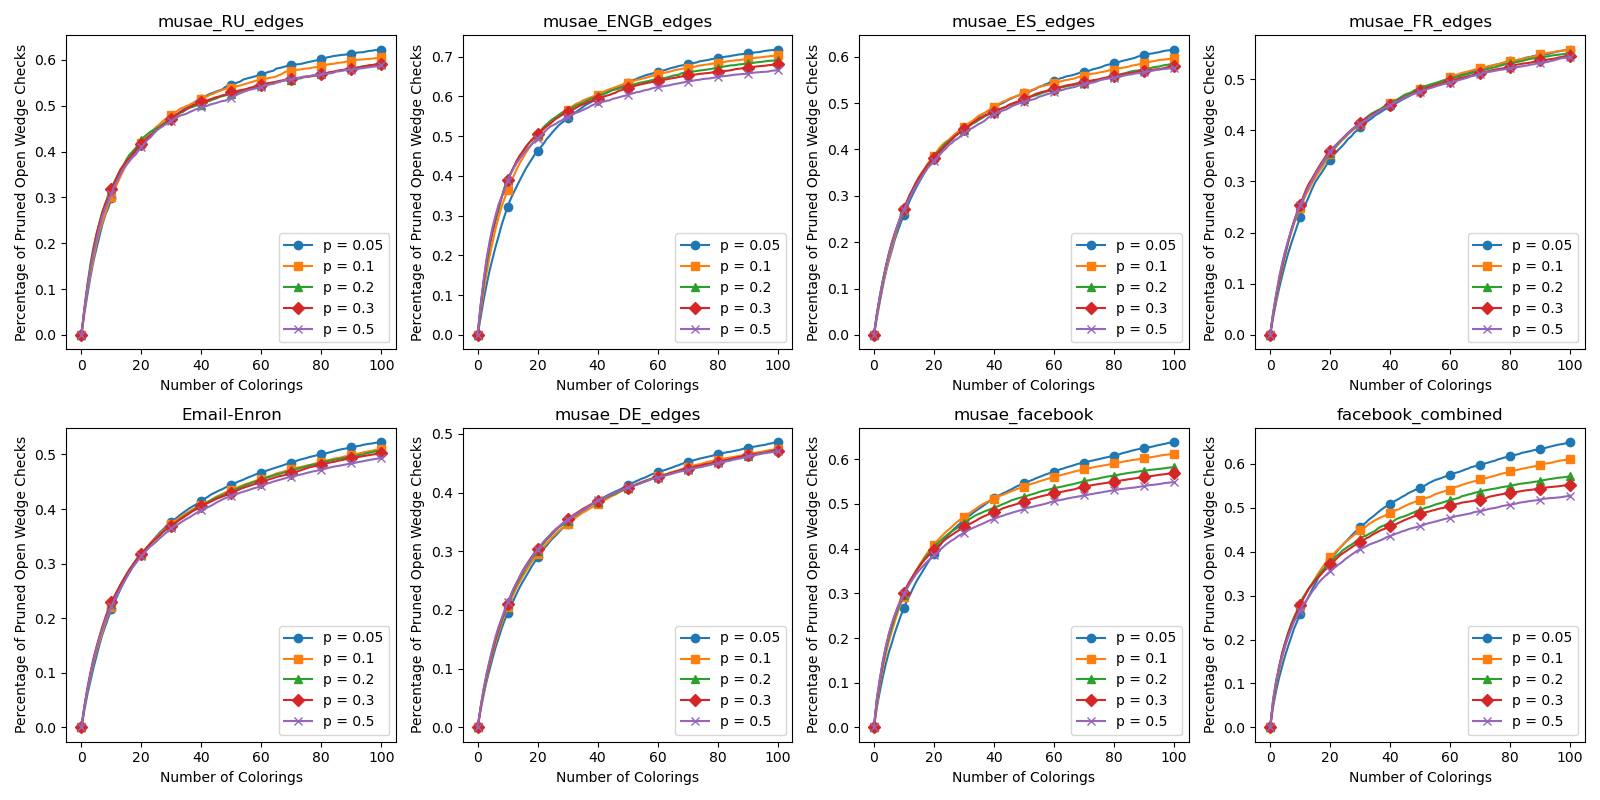

This figure's Python source:
import networkx as nx
from DODGr import *
from graph_coloring import *
from helper import prefix_sum
import matplotlib.pyplot as plt


def limited_coloring_pruning_test(G, DODGr, colorings, num_of_colorings, limit):
    '''
        k - size of cliques being evaluated for pruning savings.
    '''
    total_open_wedges = 0
    combos_pruned_by_number_of_colors = [0] * (num_of_colorings + 1)
    for u in DODGr.nodes():
        # neighbors = [v for v in DODGr.neighbors(u)]
        sorted_neighbors = [n[0] for n in sorted(G.degree(DODGr.neighbors(u)), key = lambda x: x[1])]
        for combo in combinations(sorted_neighbors, 2):
            if combo[1] not in DODGr.neighbors(combo[0]): # Only works for triangle counting now
                total_open_wedges += 1
                for i, (c1, c2) in enumerate(zip(colorings[combo[0]], colorings[combo[1]])):
                    if c1 == c2:
                        if c1 != limit-1: # Can prune because color isn't grey
                            combos_pruned_by_number_of_colors[i+1] += 1
                            break
                # for i in range(num_of_colorings):

                #     colors_of_combo = [colorings[v][i] for v in combo]
                #     if len(colors_of_combo) != len(set(colors_of_combo)):
                #         combos_pruned_by_number_of_colors[i+1] += 1
                #         break
    return combos_pruned_by_number_of_colors, total_open_wedges

def main():

    filenames = [("musae_RU_edges.csv", ","),
                 ("musae_ENGB_edges.csv", ","),
                 ("musae_ES_edges.csv", ","),
                 ("musae_FR_edges.csv", ","),
                 ("Email-Enron.txt", "\t"),
                 ("musae_DE_edges.csv", ","),
                 ("musae_facebook.csv", ","),
                 ("facebook_combined.txt", " ")]

    # filenames = [("musae_facebook.csv", ",")]

    clique_size = 3
    num_of_colorings = 100
    dir_name = "../graphs/"
    graph_pruning_stats = []
    for filename in filenames:
        graph_name = filename[0].split(".")[0]
        print("-" * 80)
        G = nx.read_edgelist(dir_name + filename[0], delimiter=filename[1], nodetype=int)
        print(f"Pruning test for {graph_name} graph") 
        print(f"Nodes: {G.number_of_nodes()}")
        print(f"Edges: {G.number_of_edges()}")
        DODGr = get_DODGr(G)
        max_degree_G = max([v[1] for v in G.degree()])
        max_degree_DODGr = max([v[1] for v in DODGr.out_degree()])
        print(f"Largest degree in original graph: {max_degree_G}")
        print(f"Largest degree in DODGr: {max_degree_DODGr}")
        print(f"Clique size: {clique_size}") 
        # relaxed_range = [1, 3, 5, 10, 20]
        p_range = [0.05, 0.1, 0.2, 0.3, 0.5]
        rx_val_results = []
        vertex_order = get_DODGr_order(DODGr)
        print("Done getting ordering")
        for p in p_range:
            colorings = get_multiple_colorings(G, num_of_colorings, 5, vertex_order, p)
            # prune_by_color, total_combos = colors_pruning_test(G, DODGr, clique_size, colorings, num_of_colorings)
            prune_by_color, total_combos = limited_coloring_pruning_test(G, DODGr, colorings, num_of_colorings, 256)
            percentage_prune = [x/total_combos for x in prune_by_color]
            percent_pruned = prefix_sum(percentage_prune)
            rx_val_results.append(percent_pruned)
        graph_pruning_stats.append(rx_val_results)
    
    print(graph_pruning_stats)

    # Number of sets and subsets
    num_graphs = len(graph_pruning_stats)
    num_r_values = len(graph_pruning_stats[0])
    num_coloring = len(graph_pruning_stats[0][0])

    # Create the plots
    fig, axes = plt.subplots(2, 4, figsize=(16, 8))  # 2 rows, 4 columns for 8 plots
    axes = axes.flatten()  # Flatten for easier indexing

    # Line styles for distinction
    markers = ['o', 's', '^', 'D', 'x']  # Circle, square, triangle, diamond, cross

    # relaxed_range = [1, 3, 5, 10, 20]
    p_range = [0.05, 0.1, 0.2, 0.3, 0.5]
    for i in range(num_graphs):
        ax = axes[i]  # Select the subplot
        for j in range(num_r_values):
            ax.plot(range(num_coloring), 
                    graph_pruning_stats[i][j], 
                    label=f'p = {p_range[j]}', 
                    marker=markers[j % len(markers)],
                    markevery=10)
            # markevery=10  # Show marker every 10 points for clarity
        
        # Add title, legend, and labels
        ax.set_title(filenames[i][0].split('.')[0])
        ax.set_xlabel('Number of Colorings')
        ax.set_ylabel('Percentage of Pruned Open Wedge Checks')
        ax.legend()

        # Adjust layout
        plt.tight_layout()
        plt.savefig('mis_coloring_test.png')


if __name__ == "__main__":
    main()
